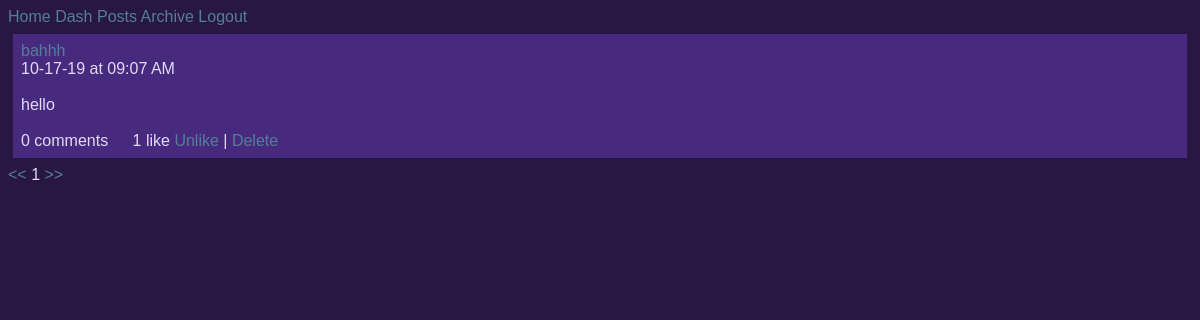
The page /benerooni/posts/ (signed in) on the database as committed earlier.
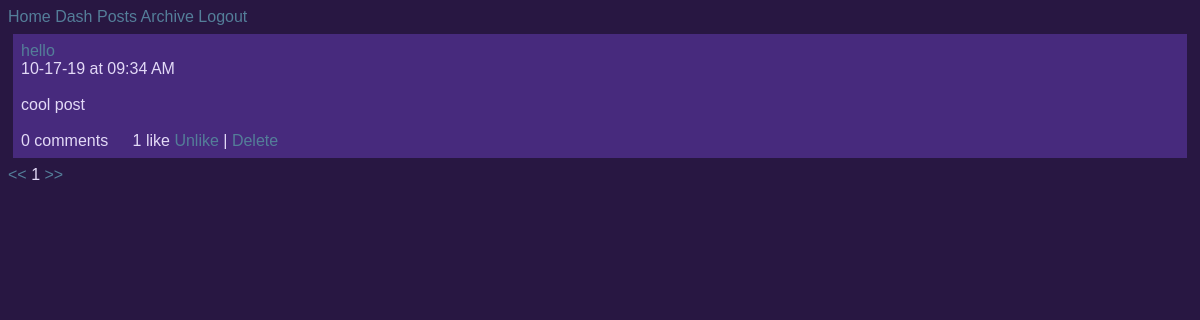
The same page on the database as committed later.
### posts/models.py (models this page shows)
class Post(models.Model):
        title = models.CharField(max_length=100)
        pub_date = models.DateTimeField('date published', auto_now_add=True)
        body = models.TextField()
        user = models.ForeignKey(User, on_delete=models.CASCADE, null=True)
        def utc_to_local(self, utc_datetime):
	        return utc_datetime.astimezone(tz=None)
        def __str__(self):
	        date = self.utc_to_local(self.pub_date).strftime('%m-%d-%y')
	        time = self.utc_to_local(self.pub_date).strftime('%I:%M %p')
	        return '%s at %s \n\n %s \n\n' % (date, time, self.body)

### comments/models.py (models this page shows)
class Like(models.Model):
    post = models.ForeignKey(Post, on_delete=models.CASCADE, null=True)
    liker = models.ForeignKey(User, on_delete=models.CASCADE, null=True)

### posts/views.py (the view)
def index(request, username):
    try:
    	User.objects.get(username=username)
    except:
        context = {'username': None}
        return render(request, 'posts/index.html', context)
    user = User.objects.get(username=username)
    posts = Post.objects.filter(user=user).order_by('-pub_date')
    paginator = Paginator(posts, 8)
    page = request.GET.get('page')
    try:
        posts = paginator.page(page);
    except PageNotAnInteger:
        posts = paginator.page(1);
    except EmptyPage:
        posts = paginator.page(paginator.num_pages)
    try:
        lastMinusCurrent = paginator.num_pages - posts.number
    except EmptyPage:
        lastMinusCurrent = 1
    try:
        previousPreviousPage = paginator.page(posts.number - 2)
    except EmptyPage:
        previousPreviousPage = 1
    try:
        nextNextPage = paginator.page(posts.number + 2)
    except EmptyPage:
        nextNextPage = 1
        print(lastMinusCurrent)
        print(previousPreviousPage)
        print(nextNextPage)
    context = {
        'username': user,
        'posts': posts,
        'last_minus_current': lastMinusCurrent,
        'previous_previous_page': previousPreviousPage,
        'next_next_page': nextNextPage
    }
    return render(request, 'posts/index.html', context)

### posts/templatetags/likes_features.py (called while the page is built)
@register.simple_tag
def like_text(count):
	if count == 1:
		return str(count) + " like"
	else:
		return str(count) + " likes"

@register.simple_tag
def comment_text_index(count):
	if count == 1:
		return str(count) + " comment"
	else:
		return str(count) + " comments"

@register.simple_tag
def like_button(user, post):
	if user.like_set.filter(post=post):
		like_text = "Unlike"
	else:
		like_text = "Like"
	return like_text

### posts/templates/posts/index.html (shortened to what this page needs)
{% extends 'Blog/base.html' %}
{% load likes_features %}
{% block content %}
{% if username == None %}
	<h1>"Whoa dude, this user doesn't exist!"</h1>
{% else %}
	{% for post in posts %}
		<div class="post">
			<a href={% url 'posts:display-post' username=username post_number=post.id %}>{{ post.title|linebreaksbr }}</a> <br>
			{{ post|linebreaksbr }}
			<span class="comments">
				{% comment_text_index post.comment_set.count %}
			</span>
			<span class="likes" id="like-{{ post.id }}">
			{% like_text post.like_set.count %}
			</span>
			{% if user.is_authenticated %}
			<span>
				<a href={% url 'comments:like' username=post.user.username post_id=post.id %} class="like-link" id="like-link-{{ post.id }}">
				{% like_button request.user post %}
				</a>
			{% endif %}
			</span>
			{% if user.is_authenticated and user == post.user %}
			<span class="delete"> |
				<a href={% url 'posts:delete-post' username=post.user.username post_number=post.id %} class="delete-link">Delete</a>
			</span>
			{% endif %}
		</div>
	{% endfor %}
		<div class='pagination'>
			<span class='page-nav'>
				<span>
					<a href="?page=1">&lt;&lt;</a>
				</span>
				<span class='current'>
					{{ posts.number }}
				</span>
			<span>
				<a href="?page={{ posts.paginator.num_pages }}">&gt;&gt;</a>
			</span>
		</div>
{% endif %}
{% endblock content %}

### templates/Blog/base.html (shortened to what this page needs)
<!DOCTYPE html>
{% load static %}
<html>
<head>
	<link rel="stylesheet" type="text/css" href="{% static 'Blog/site.css' %}" />
</head>
<body>
	<div class="container">
		<nav>
			<a href={% url 'home:index' %}>Home</a>
			{% if user.is_authenticated %}
			<a href={% url 'dashboard:index' %}>Dash</a>
			<a href={% url 'posts:index' username=user.username %}>Posts</a>
			<a href={% url 'posts:archive' username=user.username %}>Archive</a>
			<a href={% url 'logout' %}>Logout</a>
			{% else %}
			<a href={% url 'login' %}>Login </a>
			<a href={% url 'signup:index' %}>Signup</a>
			{% endif %}
		</nav>
	</div>
	<div class="container">
	{% block content %}
	{% endblock content %}
	</div>
</body>
</html>

### static/Blog/site.css (style rules this page uses)
a:link { text-decoration: none; color: #547E99; }
nav { background-color: #281742; font-family: Arial, Georgia, serif; }
body { color: #E3DAF7; background-color: #281742; font-family: Arial, Georgia, serif; }
.post { background-color: #472A7D; padding: 8px; margin: 8px 5px; }
.comments { padding-right: 20px; color: #E3DAF7; }

Rows that differ between the two databases and show on the page:
removed Post: title "bahhh", pub_date+body "10-17-19 at 09:07 AM hello", id "0 comments", id "1 like", auth_user.id.liker_id "Unlike", shows "Delete"
added Post: title "hello", pub_date+body "10-17-19 at 09:34 AM cool post", id "0 comments", id "1 like", auth_user.id.liker_id "Unlike", shows "Delete"
